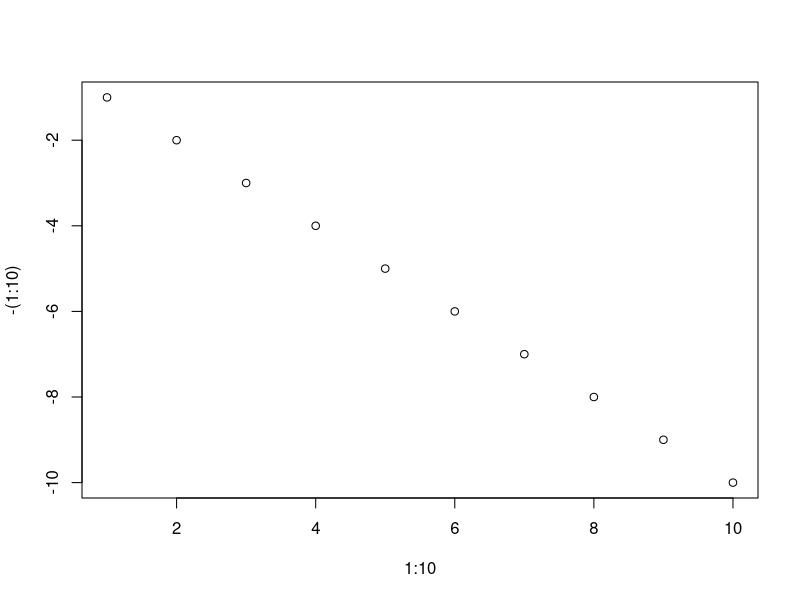

Write R code to recreate this figure.
## ---- chunk 1
plot(1:10, -(1:10))
